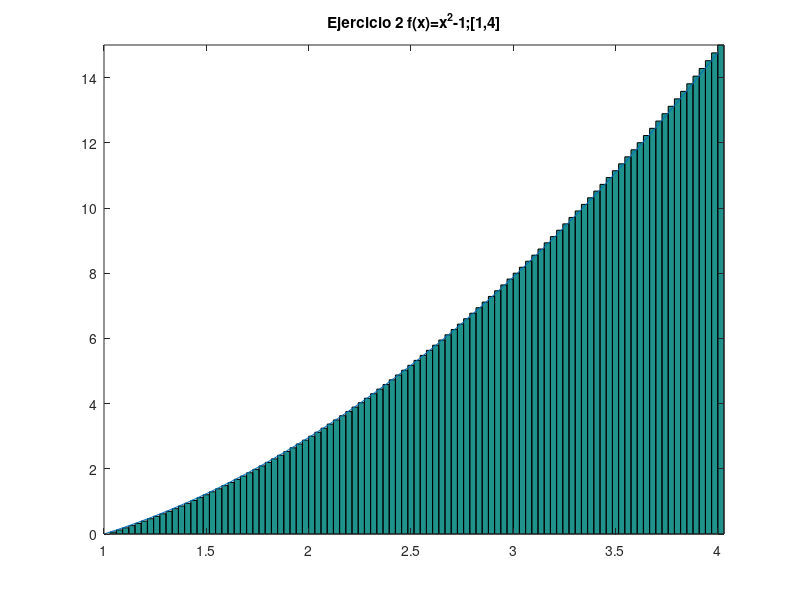

This figure's MATLAB source:
% Octave Script
% Title			    :Sumatoria de Riemann_supeiores_e_inferiores.
% Description		:Script para desarrrollar el ejercicio 2 de la actividad Sumatoria de Riemann_supeiores_e_inferiores.
% Author		    :Luis Gerardo Cardozo Carranza (Gerard_CRS) luiscardozo161002@gmail.com
% Date			    :20210429
% sion		      :1
% Usage			    :octave> /path/Sumatoria de Riemann_supeiores_e_inferiores_Luis Gerardo Cardozo Carranza_3202
% Notes			    :Requiere aplicacion octave usar en consola preferentemente. 


% Sumatoria de Riemann_supeiores_e_inferiores Ejercicio 2 f(x)=x^2-1;[1,4]

%limpia la pantalla y las variables.
clc, clear
%define los intervalos y el numero de rectangulos.
a = 1;
b = 4;
n = 100;
%determina la longitud de la base o el incremento de x.
base = (b-a)/n;
%definicion de la funcion.
x =a:base:(b-base);
%y esta representada por la variable altura
altura=((x.^2)-1);
%calcula el valor de cada uno de los rectangulos.
area = base*altura;
%estable    la    linea   que   forma  la funcion
x2 = linspace(1,4,100);
y2 = ((x.^2)-1);
%inicio del  intervalo, fin del intervalo, numero 
%de rectangulos.
xa = linspace(1,4,100);
yab =(xa.^2)-1;

%dibuja una  grafica de barras una a lado de otra 
%sin espacios
g = bar(xa,yab,'histc');

%permite continuar  graficando  despues de que ya 
%exista un grafica trazada
hold on

%Grafica la funcion
plot(x2,y2);

%Asigna un nombre a la grafica 
title("Ejercicio 2 f(x)=x^2-1;[1,4]");

%ajusta la grafica a los datos.
axis tight
